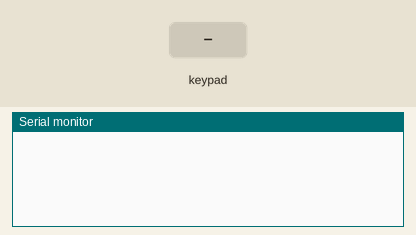
This sketch was run on a simulated ESP32. Shown: the last lines printed to the serial monitor. The test bench sets the inputs (shaded band).

Above: at 1.2 s.
1.3 s: key '1' pressed
At 1.7 s:
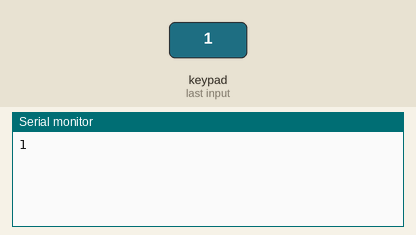
2.8 s: keypad keys 2 6 2 5 3 3 3 2 # pressed 0.4 s apart
At 6.6 s:
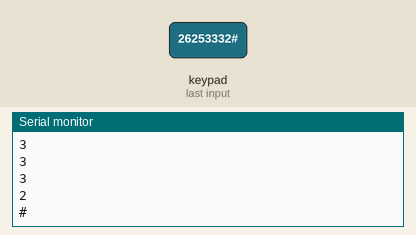
7.9 s: key 'A' pressed
At 9.0 s:
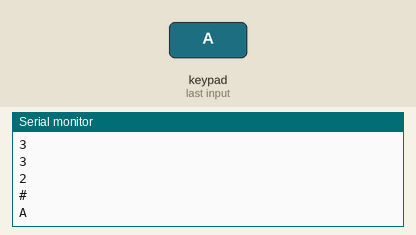
9.4 s: keypad keys 2 6 2 5 3 3 3 2 * pressed 0.4 s apart
At 13.9 s:
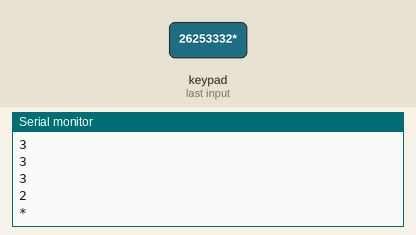
14.5 s: key 'B' pressed
At 15.5 s:
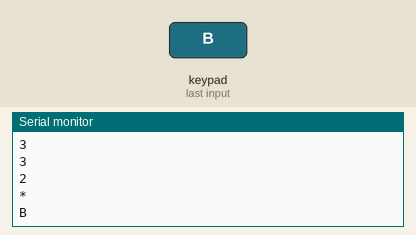
16.0 s: keypad keys 2 6 2 5 3 3 3 2 D pressed 0.4 s apart
At 20.0 s:
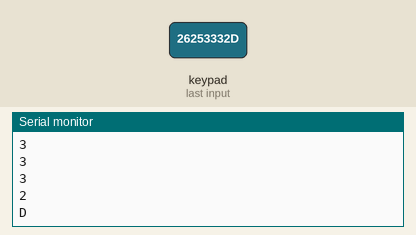
Timing chart, 0 to 21.5 s (numbered marks = the images above; inputs shaded):
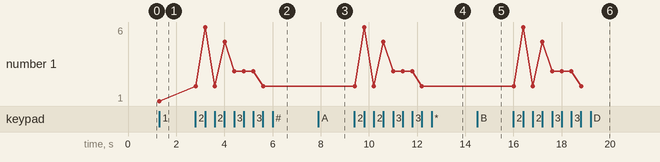

The sketch:

esp32_keypad.ino
```cpp
#include<Keypad.h>

#define KEY_ROWS 4
#define KEY_COLS 4

char keymap[KEY_ROWS][KEY_COLS]={
  {'1','2','3','A'},
  {'4','5','6','B'},
  {'7','8','9','C'},
  {'*','0','#','D'}
};

byte colPins[KEY_COLS]={26,25,33,32};
byte rowPins[KEY_ROWS]={13,12,14,27};

Keypad myKeypad=Keypad(makeKeymap(keymap),rowPins,colPins,KEY_ROWS,KEY_COLS);
void setup()
{
  Serial.begin(115200);
}

void loop()
{
  char key=myKeypad.getKey();
  if(key)
  {
    Serial.println(key);
  }

}
```

Measured:
- after the input at 1.3 s, the serial monitor: prints a new line at once (image 1)
- after the input at 2.8 s, the serial monitor: prints a new line at once (image 2)
- after the input at 7.9 s, the serial monitor: prints a new line at once (image 3)
- after the input at 9.4 s, the serial monitor: prints a new line at once (image 4)
- after the input at 14.5 s, the serial monitor: prints a new line at once (image 5)
- after the input at 16.0 s, the serial monitor: prints a new line at once (image 6)
- plotted number 1: 1 → 2 after the input at 2.8 s
